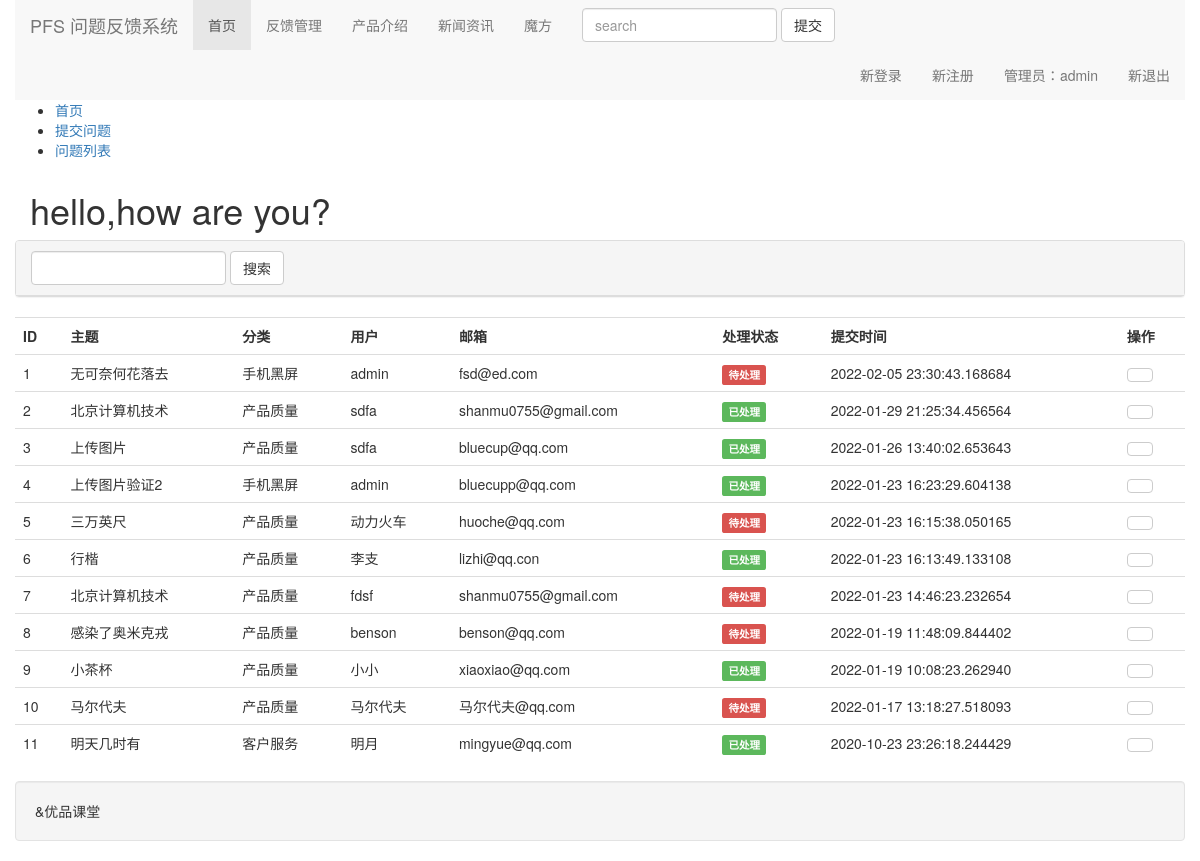
/admin/list (signed in), run on the app's committed database.
### tables this page shows
CREATE TABLE feedback(
    Subject text,
    CategoryID integer,
    UserName text,
    Email text,
    Image text,
    Body text,
    State Boolean,
    Reply text,
    ReleaseTime Datetime,
    FOREIGN KEY (CategoryID) references category(ROWID)
);

CREATE TABLE category(
    categoryName text
);

### 10_class.py (the view)
@app.route('/admin/list')
def feedback_list():
    key = request.args.get('key', '')
    sql = "select f.ROWID,f.*,c.CategoryName from feedback f inner join category c on " \
          "c.ROWID = f.CategoryID where f.Subject like ? order by f.ROWID DESC "
    feedbacks = query_sql(sql, ('%{}%'.format(key),))   # ？ 加入了模糊查询
    return render_template('feedback-list.html', items=feedbacks)

### 10_class.py (called while the page is built)
def make_dicts(cursor,row):         #cursor是游标，row是行
    return dict((cursor.description[i][0],value) for i ,value in enumerate(row))

def get_db():
    db = getattr(g,'_database',None)
    if db is None:
        db = g._database = sqlite3.connect(DATABASE_URL)   #简写，多目标赋值
        db.row_factory = make_dicts
    return db

def query_sql(sql,prms=(), one=False):
    c = get_db().cursor()
    result = c.execute(sql,prms).fetchall()
    c.close()
    return (result[0] if result else None) if one else result

@app.teardown_appcontext
def close_connection(exeption):
    db = getattr(g,'_database',None)
    if db is not None:
        db.close()

### templates/feedback-list.html (shortened to what this page needs)
{% extends 'base.html' %}
{% block main_content %}
    <div class="row">
        <div class="panel panel-default">
            <div class="panel-heading">
                <form action="#" class="form-inline">
                    <input type="text" class="form-control" name="key" id="key">
                    <input type="submit" class="btn btn-default" value="搜索">
                </form>
            </div>
        </div>
    <table class="table table-hover">
        <tr>
            <th>ID</th>
            <th>主题</th>
            <th>分类</th>
            <th>用户</th>
            <th>邮箱</th>
            <th>处理状态</th>
            <th>提交时间</th>
            <th>操作</th>
        </tr>
        {% for item in items %}
            <tr>
                <td>{{ loop.index }}</td>
                <td>{{ item['Subject'] }}</td>
                <td>{{ item['categoryName'] }}</td>
                <td>{{ item['UserName'] }}</td>
                <td>{{ item.Email }}</td>
                <td><span class="label label-{{ 'danger' if item['State']==0 else 'success' }}">{{ '待处理' if item['State']==0 else '已处理' }}</span></td>
                <td>{{ item['ReleaseTime'] }}</td>
                <td>
                    <a href="#" class="btn btn-default" title="查看"></a>
                </td>
            </tr>
        {% endfor %}
    </table>
    </div>
{% endblock %}

### data on the page
feedback: Subject "无可奈何花落去", categoryName "手机黑屏", UserName "admin", Email "fsd@ed.com", State "待处理", ReleaseTime "2022-02-05 23:30:43.168684"
feedback: Subject "北京计算机技术", categoryName "产品质量", UserName "sdfa", Email "shanmu0755@gmail.com", State "已处理", ReleaseTime "2022-01-29 21:25:34.456564"
feedback: Subject "上传图片", categoryName "产品质量", UserName "sdfa", Email "bluecup@qq.com", State "已处理", ReleaseTime "2022-01-26 13:40:02.653643"
feedback: Subject "上传图片验证2", categoryName "手机黑屏", UserName "admin", Email "bluecupp@qq.com", State "已处理", ReleaseTime "2022-01-23 16:23:29.604138"
feedback: Subject "三万英尺", categoryName "产品质量", UserName "动力火车", Email "huoche@qq.com", State "待处理", ReleaseTime "2022-01-23 16:15:38.050165"
feedback: Subject "行楷", categoryName "产品质量", UserName "李支", Email "lizhi@qq.con", State "已处理", ReleaseTime "2022-01-23 16:13:49.133108"
feedback: Subject "北京计算机技术", categoryName "产品质量", UserName "fdsf", Email "shanmu0755@gmail.com", State "待处理", ReleaseTime "2022-01-23 14:46:23.232654"
feedback: Subject "感染了奥米克戎", categoryName "产品质量", UserName "benson", Email "benson@qq.com", State "待处理", ReleaseTime "2022-01-19 11:48:09.844402"
feedback: Subject "小茶杯", categoryName "产品质量", UserName "小小", Email "xiaoxiao@qq.com", State "已处理", ReleaseTime "2022-01-19 10:08:23.262940"
feedback: Subject "马尔代夫", categoryName "产品质量", UserName "马尔代夫", Email "马尔代夫@qq.com", State "待处理", ReleaseTime "2022-01-17 13:18:27.518093"
feedback: Subject "明天几时有", categoryName "客户服务", UserName "明月", Email "mingyue@qq.com", State "已处理", ReleaseTime "2020-10-23 23:26:18.244429"

### other printed values
{{ session['admin'] if session['admin'] else '未登录' }} "admin"
